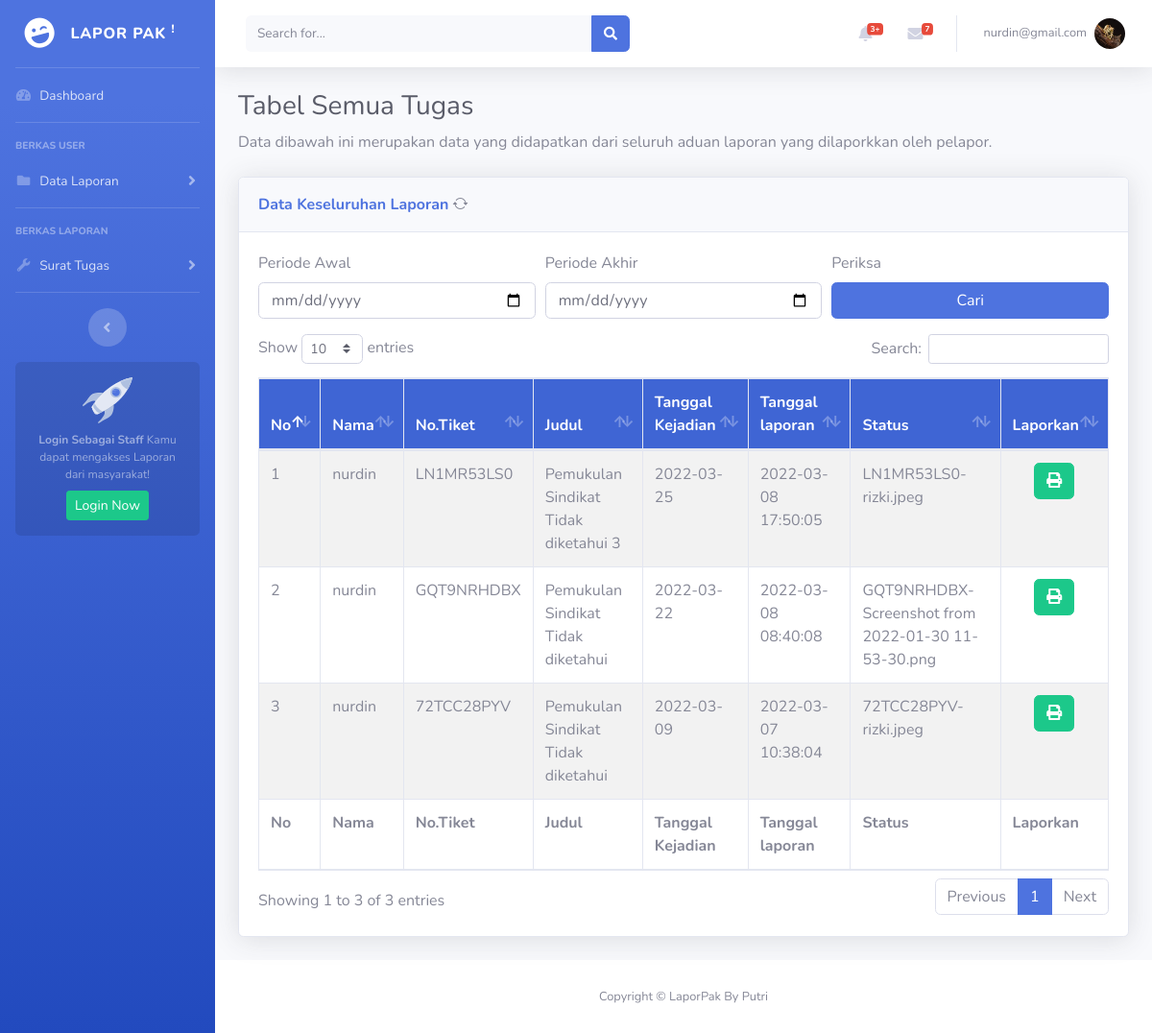
The page /staff/tbl_surat_tugas.php (signed in) on the database its author committed.
### tables this page shows
CREATE TABLE `detail_laporan` (
  `id_detail_laporan` int(11) NOT NULL,
  `id_klasifikasi` int(11) DEFAULT NULL,
  `no_tiket` varchar(300) DEFAULT NULL,
  `judul_laporan` text DEFAULT NULL,
  `isi_laporan` text DEFAULT NULL,
  `id_user` int(11) DEFAULT NULL,
  `tanggal_kejadian` date DEFAULT NULL,
  `lokasi_kejadian` text DEFAULT NULL,
  `tanggal` datetime DEFAULT current_timestamp(),
  `saksi` varchar(100) DEFAULT NULL,
  `lampiran_bukti` text DEFAULT NULL
);

CREATE TABLE `user` (
  `id_user` int(11) NOT NULL,
  `email` varchar(100) NOT NULL,
  `nama` varchar(100) DEFAULT NULL,
  `jenis_kelamin` varchar(100) DEFAULT NULL,
  `nik` varchar(200) DEFAULT NULL,
  `alamat` text DEFAULT NULL,
  `tmp_lahir` varchar(300) DEFAULT NULL,
  `tgl_lahir` date DEFAULT NULL,
  `no_tlp` varchar(15) DEFAULT NULL,
  `agama` varchar(100) DEFAULT NULL,
  `pekerjaan` varchar(100) DEFAULT NULL,
  `foto` varchar(300) DEFAULT NULL
);

CREATE TABLE `surat_tugas` (
  `id_srt_tugas` int(11) NOT NULL,
  `no_tiket` varchar(11) DEFAULT NULL,
  `id_penerima` int(100) DEFAULT NULL,
  `jadwal_aksi` date DEFAULT NULL,
  `jadwal_selesai` date DEFAULT NULL,
  `status_tugas` int(11) DEFAULT NULL,
  `catatan_surat` text DEFAULT NULL
);

### staff/tbl_surat_tugas.php (the view, shortened to what this page needs)
<?php
$id_user    = $_SESSION['id_user'];
include 'header.php';
?>
<div class="container-fluid">
    <h1 class="h3 mb-2 text-gray-800">Tabel Semua Tugas</h1>
    <p class="mb-4">Data dibawah ini merupakan data yang didapatkan dari seluruh aduan laporan yang dilaporkkan oleh pelapor.</p>
    <div class="card shadow mb-4">
        <div class="card-header py-3">
            <a class="form-row d-flex justify-left">
                <a href="laporan-semua.php" class="m-0 font-weight-bold text-primary wa-20 ">Data Keseluruhan Laporan</a>
                <i class="bi bi-arrow-repeat"></i>
            </a>
        </div>
        <div class="card-body">
            <div class="table-responsive table-striped">
                <form action="laporan-semua.php" method="get">
                    <div class="form-row">
                        <div class="form-group col-sm-4">
                            <label for="p_awal">Periode Awal</label>
                            <input type="date" class="form-control" name="p_awal" id="p_awal">
                        </div>
                        <div class="form-group col-sm-4">
                            <label for="p_akhir">Periode Akhir</label>
                            <input type="date" class="form-control" name="p_akhir" id="p_akhir">
                        </div>
                        <div class="form-group col-sm-4">
                            <label for="p_akhir">Periksa</label>
                            <input class="btn btn-primary btn-block  " name="mencari " type="submit" value="Cari">
                        </div>
                </form>
            </div>
            <table class="table table-bordered" id="dataTable" width="100%" cellspacing="0">
                <thead style="background-color: #3f65d4; color: #FFFFFF;">
                    <tr>
                        <th>No</th>
                        <th>Nama</th>
                        <th>No.Tiket</th>
                        <th>Judul</th>
                        <th>Tanggal Kejadian</th>
                        <th>Tanggal laporan</th>
                        <th>Status</th>
                        <th>Laporkan</th>
                    </tr>
                <tfoot>
                    <tr>
                        <th>No</th>
                        <th>Nama</th>
                        <th>No.Tiket</th>
                        <th>Judul</th>
                        <th>Tanggal Kejadian</th>
                        <th>Tanggal laporan</th>
                        <th>Status</th>
                        <th>Laporkan</th>
                    </tr>
                </tfoot>
                <tbody>
                    <?php
                    include "../koneksi.php";
                    if (isset($_GET['p_awal']) && isset($_GET['p_akhir'])) {
                        $query = mysqli_query($konek, "SELECT * FROM detail_laporan WHERE tanggal BETWEEN '" . $_GET['p_awal'] . "' and '" . $_GET['p_akhir'] . "'") or die("SQL Anda Salah");
                    } else {
                        $sql = "SELECT d.*, u.*, st.* FROM detail_laporan d JOIN user u JOIN surat_tugas st WHERE st.no_tiket = d.no_tiket and u.id_user = st.id_penerima and st.id_penerima='$id_user' group by d.id_detail_laporan DESC";
                        $query = mysqli_query($konek, $sql) or die("SQL Anda Salah");
                    }
                    $nomor = 0;
                    while ($data = mysqli_fetch_array($query)) {
                        $nomor++;
                    ?>
                        <tr>
                            <td><?= $nomor ?></td>
                            <td><?= $data['nama'] ?></td>
                            <td><?= $data['no_tiket'] ?></td>
                            <td><?= $data['judul_laporan'] ?></td>
                            <td><?= $data['tanggal_kejadian'] ?></td>
                            <td><?= $data['tanggal'] ?></td>
                            <td><?= $data['lampiran_bukti'] ?></td>
                            <td align="center"><a href='form-add-penyidikan.php?no_tiket=<?php echo $data['no_tiket']; ?>' class='btn btn-success'><i class="fas fa-print"></i></a>
                            </td>
                        </tr>
                    <?php } ?>
                </tbody>
            </table>
        </div>
    </div>
</div>
</div>
</div>
<?php
include 'footer.php';
?>

### rows shown on the page
detail_laporan: user.nama "nurdin", surat_tugas.no_tiket "LN1MR53LS0", judul_laporan "Pemukulan Sindikat Tidak diketahui 3", tanggal_kejadian "2022-03-25", tanggal "2022-03-08 17:50:05", lampiran_bukti "LN1MR53LS0-rizki.jpeg"
detail_laporan: user.nama "nurdin", surat_tugas.no_tiket "GQT9NRHDBX", judul_laporan "Pemukulan Sindikat Tidak diketahui", tanggal_kejadian "2022-03-22", tanggal "2022-03-08 08:40:08", lampiran_bukti "GQT9NRHDBX-Screenshot from 2022-01-30 11-53-30.png"
detail_laporan: user.nama "nurdin", surat_tugas.no_tiket "72TCC28PYV", judul_laporan "Pemukulan Sindikat Tidak diketahui", tanggal_kejadian "2022-03-09", tanggal "2022-03-07 10:38:04", lampiran_bukti "72TCC28PYV-rizki.jpeg"

### other values the page prints
$email "nurdin@gmail.com"
